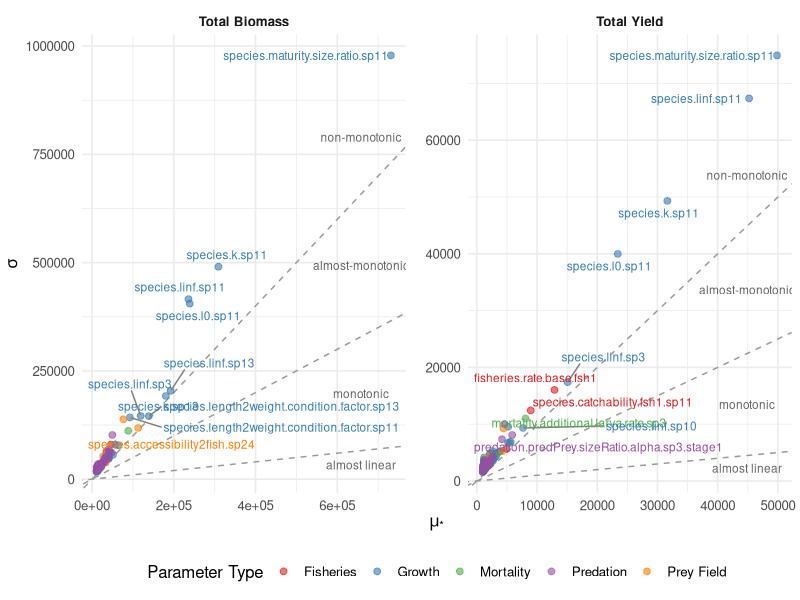

This figure's R source:
library(data.table)
library(ggplot2)
library(ggrepel)
library(scales)

# ---- 读取数据 ----
EE_biomass <- fread("5.elementary_effect/EE_outputs/EE_biomass_total_biomass.csv")
EE_yield   <- fread("5.elementary_effect/EE_outputs/EE_yield_total_yield.csv")

# ---- 添加 indicator 字段 ----
EE_biomass[, indicator := "Total Biomass"]
EE_yield[,   indicator := "Total Yield"]

# ---- 合并数据 ----
EE_all <- rbindlist(list(EE_biomass, EE_yield), fill = TRUE)

# ---- 添加参数类型分类 ----
EE_all[, param_type := fcase(
  grepl("^mortality\\.additional\\.(rate|larva\\.rate)", param_name), "Mortality",
  grepl("^(fisheries\\.rate\\.base|species\\.catchability)", param_name), "Fisheries",
  grepl("^(species\\.length2weight\\.condition\\.factor|species\\.k|species\\.l0|species\\.linf|species\\.maturity\\.size)", param_name), "Growth",
  grepl("^species\\.accessibility2fish", param_name), "Prey Field",
  grepl("^predation\\.predPrey\\.sizeRatio", param_name), "Predation",
  default = "Other"
)]

# ---- 排除 "Other" 类 ----
EE_all <- EE_all[param_type != "Other"]

# ---- 计算每个面板最大 mu_star，用于放标签 ----
max_vals <- EE_all[, .(max_mu = max(mu_star, na.rm = TRUE)), by = indicator]

# 标签位置（参考 Sanchez 等）
label_types <- c("almost linear", "monotonic", "almost-monotonic", "non-monotonic")
y_multipliers <- c(0.05, 0.3, 0.75, 1.2)
labels_df <- max_vals[, .(
  label = label_types,
  x = max_mu * 0.9,
  y = max_mu * 0.9 * y_multipliers
), by = indicator]

# ---- 排名，用于标注前 10 大和后 5 小 ----
EE_all[, rank_mu := frank(-mu_star), by = indicator]
# EE_all[, rank_mu_min := frank(mu_star), by = indicator]     # 最小效应

# ---- 绘图 ----
EE_combined_plot <- ggplot(EE_all, aes(x = mu_star, y = sigma, color = param_type)) +
  geom_abline(slope = c(0.1, 0.5, 1), intercept = 0, 
              linetype = "dashed", color = "grey60", show.legend = FALSE) +
  geom_point(size = 2, alpha = 0.6) +
  ggrepel::geom_text_repel(
    data = EE_all[rank_mu <= 10],
    aes(label = param_name),
    max.overlaps = 20,
    size = 3,
    box.padding = 0.3,
    force = 0.5,
    segment.color = "grey50",
    show.legend = FALSE
  ) +
  geom_text(
    data = labels_df,
    aes(x = x, y = y, label = label),
    color = "grey40",
    size = 3,
    inherit.aes = FALSE
  ) +
  facet_wrap(~indicator, scales = "free", ncol = 2) +
  labs(
    x = expression(mu["*"]),
    y = expression(sigma),
    color = "Parameter Type",
    # title = "Elementary Effects on Total Biomass and Yield"
  ) +
  scale_color_brewer(palette = "Set1") +
  theme_minimal(base_size = 12) +
  theme(
    legend.position = "bottom",
    panel.spacing = unit(1, "lines"),
    strip.text = element_text(face = "bold"),
    panel.background = element_rect(fill = "white", color = NA),
    plot.background = element_rect(fill = "white", color = NA)
  )

# ---- 保存图形 ----
ggsave("figures/EE_biomass_yield_combined.png", plot = EE_combined_plot, width = 12, height = 5.5, dpi = 300)
